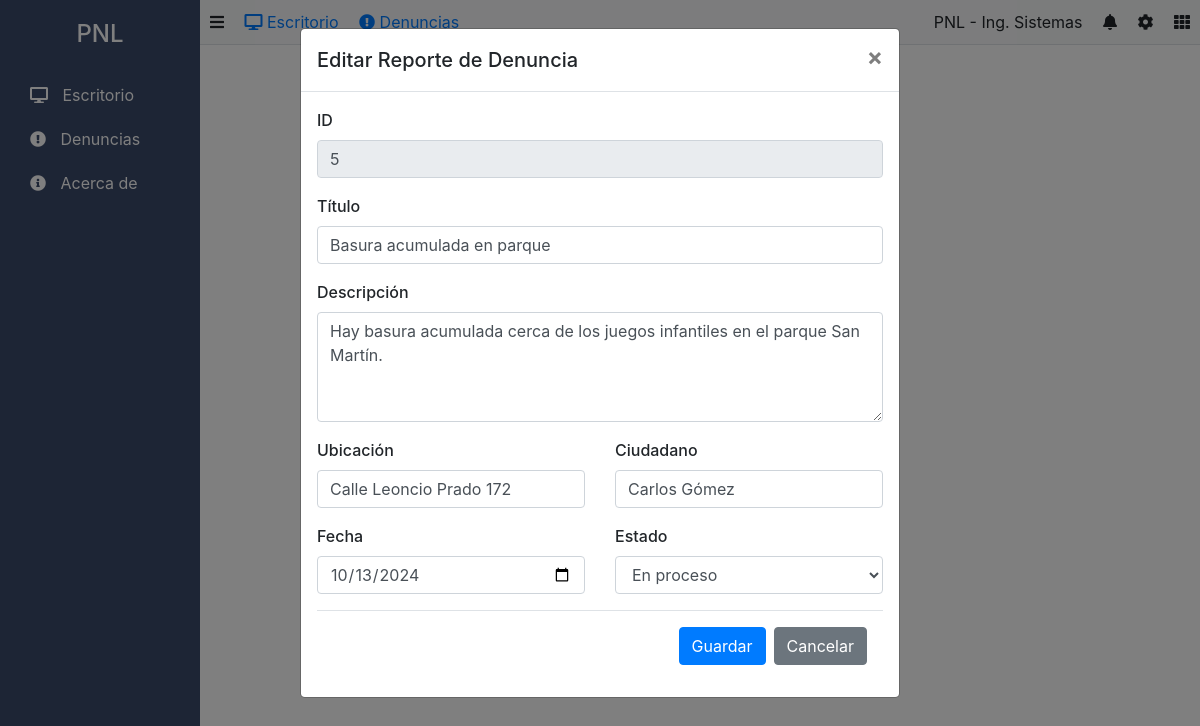
Screenshot of /?action=edit&id=5 with the database file from the repository.
### tables this page shows
CREATE TABLE IF NOT EXISTS denuncias (
    id INT AUTO_INCREMENT PRIMARY KEY,
    titulo VARCHAR(255) NOT NULL,
    descripcion TEXT NOT NULL,
    ubicacion VARCHAR(255) NOT NULL,
    ciudadano VARCHAR(100) NOT NULL,
    telefono VARCHAR(15),
    fecha DATE NOT NULL,
    estado ENUM('Pendiente', 'En proceso', 'Resuelto') DEFAULT 'Pendiente',
    created_at TIMESTAMP DEFAULT CURRENT_TIMESTAMP
);

### controllers/DenunciaController.php (called while the page is built, shortened)
<?php
class DenunciaController
{
    private $denunciaModel;
    public function __construct($db)
    {
        $this->denunciaModel = new Denuncia($db);
    }
    public function edit($id)
    {
        $this->denunciaModel->id = $id;
        $complaint = $this->denunciaModel->readOne();
        include 'views/components/edit.php';
    }
}

### models/DenunciaModel.php (called while the page is built, shortened)
<?php
class Denuncia
{
    private $conn;
    private $table = 'denuncias';
    public $id;
    public function __construct($db)
    {
        $this->conn = $db;
    }
    public function readOne()
    {
        $query = 'SELECT * FROM ' . $this->table . ' WHERE id = :id';
        $stmt = $this->conn->prepare($query);
        $stmt->bindParam(':id', $this->id);
        $stmt->execute();
        $row = $stmt->fetch(PDO::FETCH_ASSOC);
        $this->titulo = $row['titulo'];
        $this->descripcion = $row['descripcion'];
        $this->ubicacion = $row['ubicacion'];
        $this->ciudadano = $row['ciudadano'];
        $this->fecha = $row['fecha'];
        $this->estado = $row['estado'];
        return $this;
    }
}

### views/components/edit.php (the view, shortened to what this page needs)
<?php include 'views/layout/header.php'; ?>
<div class="modal show" style="display: block; background: rgba(0,0,0,0.5);">
    <div class="modal-dialog">
        <div class="modal-content">
            <div class="modal-header">
                <h5 class="modal-title">Editar Reporte de Denuncia</h5>
                <a href="index.php" class="close">
                    <span aria-hidden="true">&times;</span>
                </a>
            </div>
            <div class="modal-body">
                <form action="?action=edit&id=<?php echo $_GET['id']; ?>" method="POST">
                    <div class="form-group">
                        <label>ID</label>
                        <input type="text" class="form-control" value="<?php echo $_GET['id']; ?>" disabled>
                    </div>
                    <div class="form-group">
                        <label>Título</label>
                        <input type="text" name="titulo" class="form-control" value="<?php echo htmlspecialchars($complaint->titulo); ?>" required>
                    </div>
                    <div class="form-group">
                        <label>Descripción</label>
                        <textarea name="descripcion" class="form-control" required rows="4"><?php echo htmlspecialchars($complaint->descripcion); ?></textarea>
                    </div>
                    <div class="row">
                        <div class="col-md-6">
                            <div class="form-group">
                                <label>Ubicación</label>
                                <input type="text" name="ubicacion" class="form-control" value="<?php echo htmlspecialchars($complaint->ubicacion); ?>" required>
                            </div>
                        </div>
                        <div class="col-md-6">
                            <div class="form-group">
                                <label>Ciudadano</label>
                                <input type="text" name="ciudadano" class="form-control" value="<?php echo htmlspecialchars($complaint->ciudadano); ?>" required>
                            </div>
                        </div>
                    </div>
                    <div class="row">
                        <div class="col-md-6">
                            <div class="form-group">
                                <label>Fecha</label>
                                <input type="date" class="form-control" value="<?php echo $complaint->fecha; ?>" required>
                            </div>
                        </div>
                        <div class="col-md-6">
                            <div class="form-group">
                                <label>Estado</label>
                                <select name="estado" class="form-control" required>
                                    <option value="En proceso" <?php echo ($complaint->estado === 'En proceso') ? 'selected' : ''; ?>>En proceso</option>
                                </select>
                            </div>
                        </div>
                    </div>
                    <div class="modal-footer">
                        <button type="submit" class="btn btn-primary">Guardar</button>
                        <a href="index.php" class="btn btn-secondary">Cancelar</a>
                    </div>
                </form>
            </div>
        </div>
    </div>
</div>
<?php include 'views/layout/footer.php'; ?>

### views/layout/header.php (style rules this page uses)
.modal.show { background: rgba(0, 0, 0, 0.5); }
.modal-dialog { max-width: 600px; }
.form-group label { font-weight: 500; }

### rows the page displays
denuncias: titulo "Basura acumulada en parque", descripcion "Hay basura acumulada cerca de los juegos infantiles en el parque San Martín.", ubicacion "Calle Leoncio Prado 172", ciudadano "Carlos Gómez", fecha "10/13/2024", estado "En proceso"
